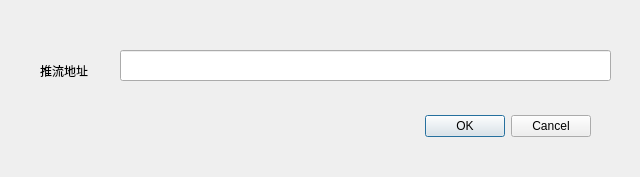
<?xml version="1.0" encoding="UTF-8"?>
<ui version="4.0">
 <class>StreamUrlDialog</class>
 <widget class="QDialog" name="StreamUrlDialog">
  <property name="geometry">
   <rect>
    <x>0</x>
    <y>0</y>
    <width>640</width>
    <height>177</height>
   </rect>
  </property>
  <property name="windowTitle">
   <string>Dialog</string>
  </property>
  <widget class="QDialogButtonBox" name="buttonBox">
   <property name="geometry">
    <rect>
     <x>250</x>
     <y>110</y>
     <width>341</width>
     <height>32</height>
    </rect>
   </property>
   <property name="orientation">
    <enum>Qt::Horizontal</enum>
   </property>
   <property name="standardButtons">
    <set>QDialogButtonBox::Cancel|QDialogButtonBox::Ok</set>
   </property>
  </widget>
  <widget class="QLabel" name="label">
   <property name="geometry">
    <rect>
     <x>40</x>
     <y>50</y>
     <width>51</width>
     <height>41</height>
    </rect>
   </property>
   <property name="text">
    <string>推流地址</string>
   </property>
  </widget>
  <widget class="QLineEdit" name="lineEdit">
   <property name="geometry">
    <rect>
     <x>120</x>
     <y>50</y>
     <width>491</width>
     <height>31</height>
    </rect>
   </property>
  </widget>
 </widget>
 <resources/>
 <connections>
  <connection>
   <sender>buttonBox</sender>
   <signal>accepted()</signal>
   <receiver>StreamUrlDialog</receiver>
   <slot>accept()</slot>
   <hints>
    <hint type="sourcelabel">
     <x>248</x>
     <y>254</y>
    </hint>
    <hint type="destinationlabel">
     <x>157</x>
     <y>274</y>
    </hint>
   </hints>
  </connection>
  <connection>
   <sender>buttonBox</sender>
   <signal>rejected()</signal>
   <receiver>StreamUrlDialog</receiver>
   <slot>reject()</slot>
   <hints>
    <hint type="sourcelabel">
     <x>316</x>
     <y>260</y>
    </hint>
    <hint type="destinationlabel">
     <x>286</x>
     <y>274</y>
    </hint>
   </hints>
  </connection>
 </connections>
</ui>
